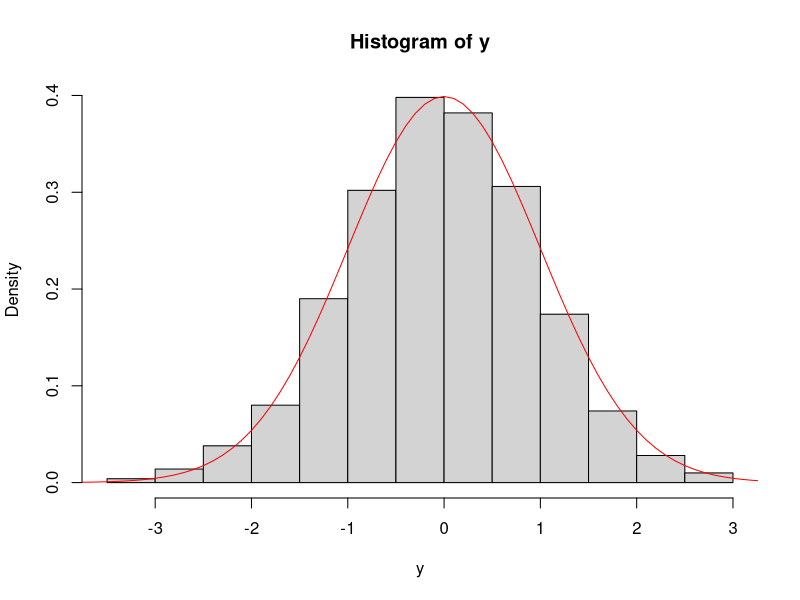
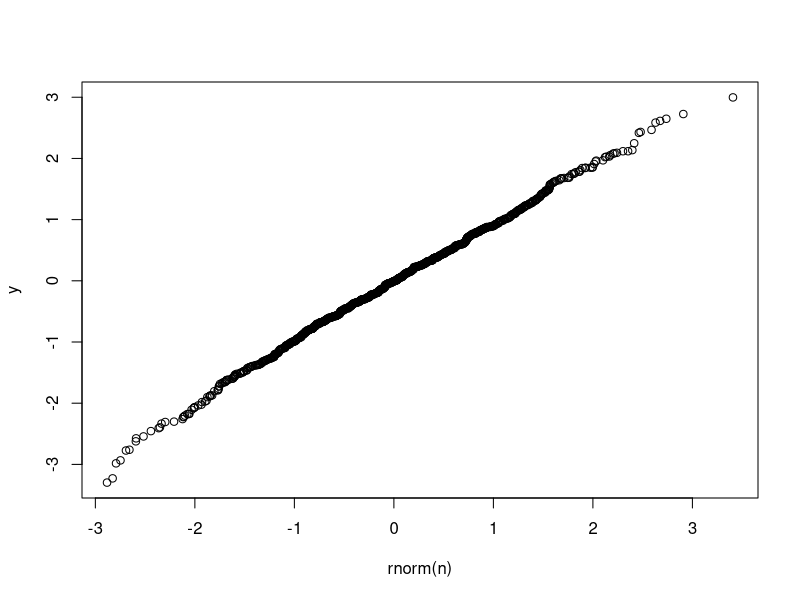

Write R code to recreate these figures, in order.
n = 1000
a = 0
c = 1.52
y = rep(0, n)  

while(a<n) {
    u = runif(1)
    x = rcauchy(1)
    if (u * 1.52 * dcauchy(x) < dnorm(x)) {
       y[a] = x
       a = a + 1
    }
}

hist(y, prob=TRUE)
s = seq(-6, 6, 0.1)
f = dnorm(s)
lines(s, f, col="red")

qqplot(rnorm(n), y)
